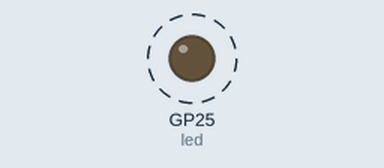
Recording of a program running on a simulated Raspberry Pi Pico running MicroPython. Parts: output pins drawn as LEDs (lit = HIGH). Dashed ring = blinking.

Above: at 0.5 s.
Timing chart, 0 to 4.6 s (numbered marks = the images above):
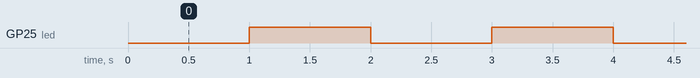

The program:

MicroPythonTestLED.py
```python
"""
This makes the LED on the pico blink (in MicroPython)

If there is an LED, put one end to the pin number and the other to ground
"""

from machine import Pin, Timer
# pin number for offboard LED
# 25 onboard LED
led = Pin(25, Pin.OUT)
timer = Timer()

def blink(timer):
    led.toggle()

timer.init(freq=1, mode=Timer.PERIODIC, callback=blink)
```

Measured:
- by itself, GP25 (led): alternates HIGH for 1.0 s and LOW for 1.0 s
